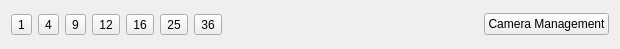
<?xml version="1.0" encoding="UTF-8"?>
<ui version="4.0">
 <class>BottomBar</class>
 <widget class="QWidget" name="BottomBar">
  <property name="geometry">
   <rect>
    <x>0</x>
    <y>0</y>
    <width>620</width>
    <height>49</height>
   </rect>
  </property>
  <property name="windowTitle">
   <string>Form</string>
  </property>
  <layout class="QHBoxLayout" name="horizontalLayout">
   <item>
    <widget class="QToolButton" name="toolButton_1">
     <property name="text">
      <string>1</string>
     </property>
    </widget>
   </item>
   <item>
    <widget class="QToolButton" name="toolButton_4">
     <property name="text">
      <string>4</string>
     </property>
    </widget>
   </item>
   <item>
    <widget class="QToolButton" name="toolButton_9">
     <property name="text">
      <string>9</string>
     </property>
    </widget>
   </item>
   <item>
    <widget class="QToolButton" name="toolButton_12">
     <property name="text">
      <string>12</string>
     </property>
    </widget>
   </item>
   <item>
    <widget class="QToolButton" name="toolButton_16">
     <property name="text">
      <string>16</string>
     </property>
    </widget>
   </item>
   <item>
    <widget class="QToolButton" name="toolButton_25">
     <property name="text">
      <string>25</string>
     </property>
    </widget>
   </item>
   <item>
    <widget class="QToolButton" name="toolButton_36">
     <property name="text">
      <string>36</string>
     </property>
    </widget>
   </item>
   <item>
    <spacer name="horizontalSpacer">
     <property name="orientation">
      <enum>Qt::Horizontal</enum>
     </property>
     <property name="sizeHint" stdset="0">
      <size>
       <width>40</width>
       <height>20</height>
      </size>
     </property>
    </spacer>
   </item>
   <item>
    <widget class="QPushButton" name="pushButtonCameraManagement">
     <property name="text">
      <string>Camera Management</string>
     </property>
    </widget>
   </item>
  </layout>
 </widget>
 <resources/>
 <connections/>
</ui>
